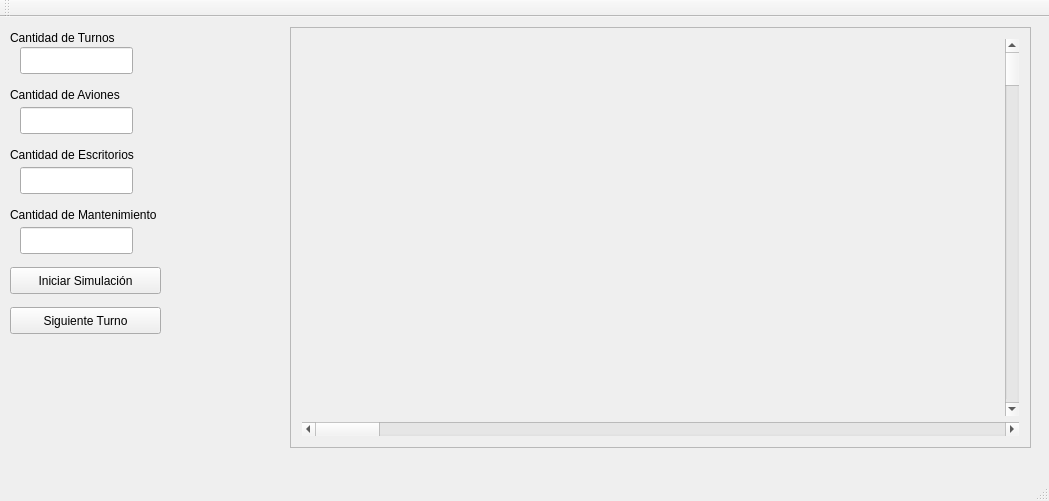
<?xml version="1.0" encoding="UTF-8"?>
<ui version="4.0">
 <class>MainWindow</class>
 <widget class="QMainWindow" name="MainWindow">
  <property name="geometry">
   <rect>
    <x>0</x>
    <y>0</y>
    <width>1049</width>
    <height>501</height>
   </rect>
  </property>
  <property name="windowTitle">
   <string>MainWindow</string>
  </property>
  <widget class="QWidget" name="centralWidget">
   <widget class="QLabel" name="label">
    <property name="geometry">
     <rect>
      <x>10</x>
      <y>10</y>
      <width>131</width>
      <height>21</height>
     </rect>
    </property>
    <property name="text">
     <string>Cantidad de Turnos</string>
    </property>
   </widget>
   <widget class="QLabel" name="label_2">
    <property name="geometry">
     <rect>
      <x>10</x>
      <y>70</y>
      <width>141</width>
      <height>16</height>
     </rect>
    </property>
    <property name="text">
     <string>Cantidad de Aviones</string>
    </property>
   </widget>
   <widget class="QLabel" name="label_3">
    <property name="geometry">
     <rect>
      <x>10</x>
      <y>130</y>
      <width>161</width>
      <height>16</height>
     </rect>
    </property>
    <property name="text">
     <string>Cantidad de Escritorios</string>
    </property>
   </widget>
   <widget class="QLabel" name="label_4">
    <property name="geometry">
     <rect>
      <x>10</x>
      <y>190</y>
      <width>191</width>
      <height>16</height>
     </rect>
    </property>
    <property name="text">
     <string>Cantidad de Mantenimiento</string>
    </property>
   </widget>
   <widget class="QPushButton" name="pushButton">
    <property name="geometry">
     <rect>
      <x>10</x>
      <y>250</y>
      <width>151</width>
      <height>27</height>
     </rect>
    </property>
    <property name="text">
     <string>Iniciar Simulación</string>
    </property>
   </widget>
   <widget class="QPushButton" name="pushButton_2">
    <property name="geometry">
     <rect>
      <x>10</x>
      <y>290</y>
      <width>151</width>
      <height>27</height>
     </rect>
    </property>
    <property name="text">
     <string>Siguiente Turno</string>
    </property>
   </widget>
   <widget class="QLineEdit" name="lineEdit">
    <property name="geometry">
     <rect>
      <x>20</x>
      <y>30</y>
      <width>113</width>
      <height>27</height>
     </rect>
    </property>
   </widget>
   <widget class="QLineEdit" name="lineEdit_2">
    <property name="geometry">
     <rect>
      <x>20</x>
      <y>90</y>
      <width>113</width>
      <height>27</height>
     </rect>
    </property>
   </widget>
   <widget class="QLineEdit" name="lineEdit_3">
    <property name="geometry">
     <rect>
      <x>20</x>
      <y>150</y>
      <width>113</width>
      <height>27</height>
     </rect>
    </property>
   </widget>
   <widget class="QLineEdit" name="lineEdit_4">
    <property name="geometry">
     <rect>
      <x>20</x>
      <y>210</y>
      <width>113</width>
      <height>27</height>
     </rect>
    </property>
   </widget>
   <widget class="QScrollArea" name="scrollArea">
    <property name="geometry">
     <rect>
      <x>290</x>
      <y>10</y>
      <width>741</width>
      <height>421</height>
     </rect>
    </property>
    <property name="widgetResizable">
     <bool>true</bool>
    </property>
    <widget class="QWidget" name="scrollAreaWidgetContents">
     <property name="geometry">
      <rect>
       <x>0</x>
       <y>0</y>
       <width>739</width>
       <height>419</height>
      </rect>
     </property>
     <layout class="QVBoxLayout" name="verticalLayout">
      <item alignment="Qt::AlignRight">
       <widget class="QScrollBar" name="verticalScrollBar">
        <property name="orientation">
         <enum>Qt::Vertical</enum>
        </property>
       </widget>
      </item>
      <item>
       <widget class="QScrollBar" name="horizontalScrollBar">
        <property name="orientation">
         <enum>Qt::Horizontal</enum>
        </property>
       </widget>
      </item>
     </layout>
    </widget>
   </widget>
  </widget>
  <widget class="QMenuBar" name="menuBar">
   <property name="geometry">
    <rect>
     <x>0</x>
     <y>0</y>
     <width>1049</width>
     <height>25</height>
    </rect>
   </property>
  </widget>
  <widget class="QToolBar" name="mainToolBar">
   <attribute name="toolBarArea">
    <enum>TopToolBarArea</enum>
   </attribute>
   <attribute name="toolBarBreak">
    <bool>false</bool>
   </attribute>
  </widget>
  <widget class="QStatusBar" name="statusBar"/>
 </widget>
 <layoutdefault spacing="6" margin="11"/>
 <resources/>
 <connections/>
</ui>
